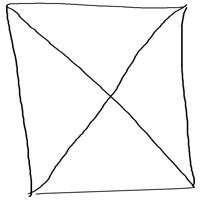
#> input picture 8thSemProject/HTMLelements/Image/Image_1010.jpg, 200 x 200 px, found by its file name; its folder holds 4 pictures in this run
$ python mask.py
#> lines starting #> are read from the running program, lines starting #| are printed output that depends on the picture
from PIL import Image
import os

for i in os.listdir("C:\\Users\\mayan\\Desktop\\Test\\8thSemProject\\HTMLelements\\Image"):
    col = Image.open("C:\\Users\\mayan\\Desktop\\Test\\8thSemProject\\HTMLelements\\Image\\"+i)
#> col is the input picture: PIL image 200x200 RGB; min 0, max 255, mean 244.7
    gray = col.convert('L')
    bw = gray.point(lambda x: 0 if x<128 else 255, '1')
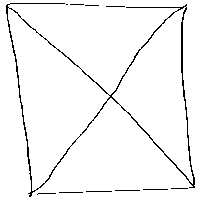
#> bw: PIL image 200x200 1; 96.2% white; black in thin lines or dots
    bw.save("C:\\Users\\mayan\\Desktop\\Test\\8thSemProject\\HTMLelements\\Image\\"+i)
#> pass 2 of the loop `for i in os.listdir("C:\\Users\\mayan\\Desktop\\Test\\8thSemProject\\H..`:
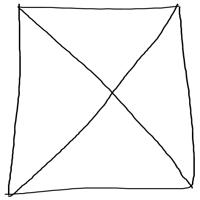
#> input picture 8thSemProject/HTMLelements/Image/Image_1015.jpg, 200 x 200 px, found by its file name
#> col is the input picture: PIL image 200x200 RGB; min 0, max 255, mean 244.7
#> `bw = gray.point(lambda x: 0 if x<128 else 255, '1')`:
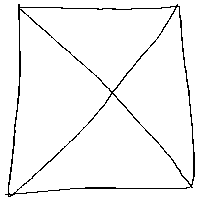
#> bw: PIL image 200x200 1; 96.1% white; black in thin lines or dots
#> pass 3 of the loop `for i in os.listdir("C:\\Users\\mayan\\Desktop\\Test\\8thSemProject\\H..`:
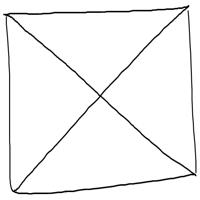
#> input picture 8thSemProject/HTMLelements/Image/Image_1048.jpg, 200 x 200 px, found by its file name
#> col is the input picture: PIL image 200x200 RGB; min 0, max 255, mean 244.6
#> `bw = gray.point(lambda x: 0 if x<128 else 255, '1')`:
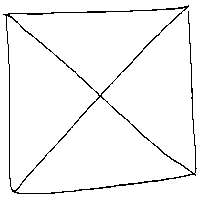
#> bw: PIL image 200x200 1; 96.3% white; black in thin lines or dots
#> the loop made 4 passes; the first 3 are shown

#> (the run stopped early here; a loop or call above may not have finished)
